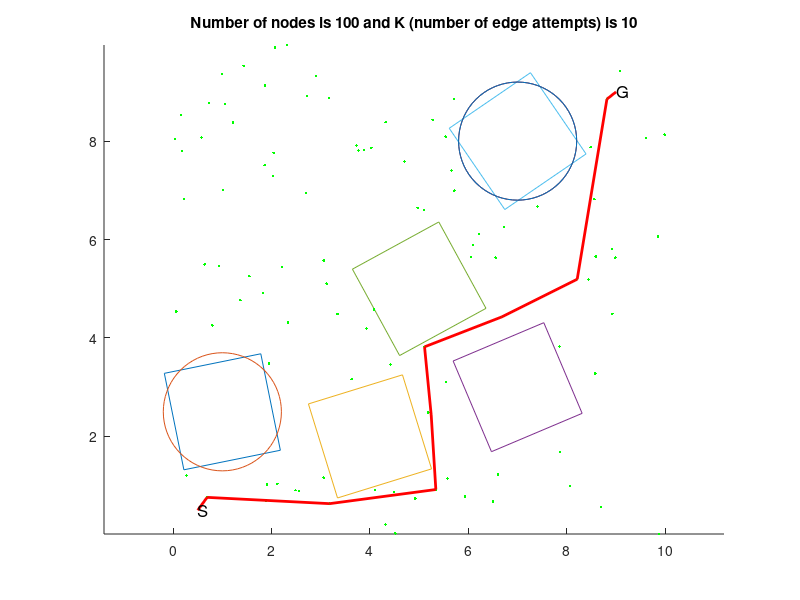

Reproduce this figure in MATLAB.
% Automatically generated by solvePlanningProblem using
% #nodes=100
% #edges per node10
% step size for collision check 0.1
% xMin=0
% xMax=10
% yMin=0
% yMax=10
% worldModel="MyWorld"
% problem spec file "problem3.txt"

clf
hold on
X=2*[-.5 .5 .5 -.5 -.5];Y=2*[.5 .5 -.5 -.5 .5];P = [X;Y];ct = cos(0.2);st = sin(0.2);R = [ct -st;st ct];P = R * P;plot(P(1,:)+1,P(2,:)+2.5);
plot(1 + 1.2*cos((0:5:360)/180*pi),2.5 + 1.2*sin((0:5:360)/180*pi))
X=2*[-.5 .5 .5 -.5 -.5];Y=2*[.5 .5 -.5 -.5 .5];P = [X;Y];ct = cos(0.3);st = sin(0.3);R = [ct -st;st ct];P = R * P;plot(P(1,:)+4,P(2,:)+2);
X=2*[-.5 .5 .5 -.5 -.5];Y=2*[.5 .5 -.5 -.5 .5];P = [X;Y];ct = cos(0.4);st = sin(0.4);R = [ct -st;st ct];P = R * P;plot(P(1,:)+7,P(2,:)+3);
X=2*[-.5 .5 .5 -.5 -.5];Y=2*[.5 .5 -.5 -.5 .5];P = [X;Y];ct = cos(0.5);st = sin(0.5);R = [ct -st;st ct];P = R * P;plot(P(1,:)+5,P(2,:)+5);
X=2*[-.5 .5 .5 -.5 -.5];Y=2*[.5 .5 -.5 -.5 .5];P = [X;Y];ct = cos(0.6);st = sin(0.6);R = [ct -st;st ct];P = R * P;plot(P(1,:)+7,P(2,:)+8);
plot(7 + 1.2*cos((0:5:360)/180*pi),8 + 1.2*sin((0:5:360)/180*pi))
plot(7 + 1.2*cos((0:5:360)/180*pi),8 + 1.2*sin((0:5:360)/180*pi))
plot(6.60161,1.22469,'.g')
plot(8.92486,4.49156,'.g')
plot(0.726397,8.77503,'.g')
plot(8.58686,5.65654,'.g')
plot(8.48112,7.8764,'.g')
plot(3.72648,7.91166,'.g')
plot(2.9037,9.3176,'.g')
plot(1.43232,9.52832,'.g')
plot(0.274851,1.20659,'.g')
plot(5.27171,8.43253,'.g')
plot(1.21897,8.37739,'.g')
plot(3.88575,7.82058,'.g')
plot(9.60208,8.06379,'.g')
plot(0.158602,8.52694,'.g')
plot(2.55535,0.884999,'.g')
plot(6.09423,5.88882,'.g')
plot(4.07947,4.57535,'.g')
plot(3.76522,7.80595,'.g')
plot(2.48701,0.905761,'.g')
plot(0.223365,6.81784,'.g')
plot(4.91903,0.740542,'.g')
plot(8.21042,5.19388,'.g')
plot(1.94713,3.48212,'.g')
plot(3.62641,3.1661,'.g')
plot(1.85951,7.51216,'.g')
plot(5.57595,1.14528,'.g')
plot(9.98853,8.1313,'.g')
plot(2.03028,7.2905,'.g')
plot(3.17932,0.633704,'.g')
plot(2.69986,6.94454,'.g')
plot(8.43965,5.18687,'.g')
plot(7.8503,3.82517,'.g')
plot(0.577584,8.07366,'.g')
plot(0.643011,5.49661,'.g')
plot(8.81421,8.85343,'.g')
plot(0.690497,0.761341,'.g')
plot(2.33555,4.3169,'.g')
plot(3.92745,4.19506,'.g')
plot(1.82906,4.91413,'.g')
plot(5.65665,7.40501,'.g')
plot(6.05941,5.64518,'.g')
plot(5.5363,8.08969,'.g')
plot(6.2142,6.11499,'.g')
plot(2.72424,8.91406,'.g')
plot(3.05953,1.16389,'.g')
plot(4.10093,0.90983,'.g')
plot(8.98349,5.63208,'.g')
plot(0.175131,7.7977,'.g')
plot(4.4855,0.865627,'.g')
plot(8.55904,6.82105,'.g')
plot(5.18253,2.48649,'.g')
plot(1.01611,7.01159,'.g')
plot(7.40061,6.67276,'.g')
plot(4.4166,3.46002,'.g')
plot(2.31794,9.95291,'.g')
plot(1.54971,5.25361,'.g')
plot(2.04344,7.76391,'.g')
plot(1.3686,4.76768,'.g')
plot(6.67797,4.42814,'.g')
plot(5.93158,0.778904,'.g')
plot(5.33796,0.920642,'.g')
plot(6.55272,5.63255,'.g')
plot(2.11916,1.03822,'.g')
plot(6.49818,0.678201,'.g')
plot(7.85927,1.68071,'.g')
plot(3.16469,8.87538,'.g')
plot(8.6923,0.565302,'.g')
plot(5.54815,3.10891,'.g')
plot(4.02532,7.86609,'.g')
plot(3.06181,5.57503,'.g')
plot(3.1197,5.10526,'.g')
plot(3.33894,4.4883,'.g')
plot(9.87294,0.0169151,'.g')
plot(8.91644,5.80452,'.g')
plot(0.795819,4.2544,'.g')
plot(6.72516,6.25324,'.g')
plot(8.57586,3.27788,'.g')
plot(1.88579,0.695021,'.g')
plot(4.3161,8.38396,'.g')
plot(0.0646739,4.53791,'.g')
plot(1.05075,8.75698,'.g')
plot(5.10321,6.5989,'.g')
plot(1.86588,9.12854,'.g')
plot(4.70357,7.58468,'.g')
plot(0.0329529,8.04251,'.g')
plot(2.07298,9.90589,'.g')
plot(8.05943,0.989421,'.g')
plot(5.71041,8.85524,'.g')
plot(5.24382,2.43557,'.g')
plot(5.10848,3.81968,'.g')
plot(5.71344,6.99427,'.g')
plot(4.51471,0.0295415,'.g')
plot(2.20491,5.44291,'.g')
plot(9.85456,6.06577,'.g')
plot(0.993465,9.36116,'.g')
plot(1.90422,1.02642,'.g')
plot(0.932312,5.46309,'.g')
plot(4.96663,6.64272,'.g')
plot(4.31834,0.210448,'.g')
plot(9.07829,9.42682,'.g')
if 0
  plot([0.726397,8.92486] ,[8.77503, 4.49156], 'k')
  plot([8.58686,8.92486] ,[5.65654, 4.49156], 'k')
  plot([8.58686,0.726397] ,[5.65654, 8.77503], 'k')
  plot([8.48112,8.58686] ,[7.8764, 5.65654], 'k')
  plot([8.48112,8.92486] ,[7.8764, 4.49156], 'k')
  plot([3.72648,0.726397] ,[7.91166, 8.77503], 'k')
  plot([3.72648,8.58686] ,[7.91166, 5.65654], 'k')
  plot([3.72648,8.92486] ,[7.91166, 4.49156], 'k')
  plot([2.9037,3.72648] ,[9.3176, 7.91166], 'k')
  plot([2.9037,0.726397] ,[9.3176, 8.77503], 'k')
  plot([2.9037,8.92486] ,[9.3176, 4.49156], 'k')
  plot([1.43232,0.726397] ,[9.52832, 8.77503], 'k')
  plot([1.43232,2.9037] ,[9.52832, 9.3176], 'k')
  plot([1.43232,3.72648] ,[9.52832, 7.91166], 'k')
  plot([1.43232,8.92486] ,[9.52832, 4.49156], 'k')
  plot([5.27171,3.72648] ,[8.43253, 7.91166], 'k')
  plot([5.27171,2.9037] ,[8.43253, 9.3176], 'k')
  plot([5.27171,1.43232] ,[8.43253, 9.52832], 'k')
  plot([5.27171,0.726397] ,[8.43253, 8.77503], 'k')
  plot([1.21897,0.726397] ,[8.37739, 8.77503], 'k')
  plot([1.21897,1.43232] ,[8.37739, 9.52832], 'k')
  plot([1.21897,2.9037] ,[8.37739, 9.3176], 'k')
  plot([1.21897,3.72648] ,[8.37739, 7.91166], 'k')
  plot([1.21897,5.27171] ,[8.37739, 8.43253], 'k')
  plot([1.21897,8.58686] ,[8.37739, 5.65654], 'k')
  plot([3.88575,3.72648] ,[7.82058, 7.91166], 'k')
  plot([3.88575,5.27171] ,[7.82058, 8.43253], 'k')
  plot([3.88575,2.9037] ,[7.82058, 9.3176], 'k')
  plot([3.88575,1.21897] ,[7.82058, 8.37739], 'k')
  plot([3.88575,1.43232] ,[7.82058, 9.52832], 'k')
  plot([3.88575,0.726397] ,[7.82058, 8.77503], 'k')
  plot([3.88575,8.58686] ,[7.82058, 5.65654], 'k')
  plot([3.88575,8.92486] ,[7.82058, 4.49156], 'k')
  plot([9.60208,8.48112] ,[8.06379, 7.8764], 'k')
  plot([9.60208,8.58686] ,[8.06379, 5.65654], 'k')
  plot([9.60208,8.92486] ,[8.06379, 4.49156], 'k')
  plot([0.158602,0.726397] ,[8.52694, 8.77503], 'k')
  plot([0.158602,1.21897] ,[8.52694, 8.37739], 'k')
  plot([0.158602,1.43232] ,[8.52694, 9.52832], 'k')
  plot([0.158602,2.9037] ,[8.52694, 9.3176], 'k')
  plot([0.158602,3.72648] ,[8.52694, 7.91166], 'k')
  plot([0.158602,3.88575] ,[8.52694, 7.82058], 'k')
  plot([0.158602,5.27171] ,[8.52694, 8.43253], 'k')
  plot([0.158602,8.58686] ,[8.52694, 5.65654], 'k')
  plot([2.55535,0.274851] ,[0.884999, 1.20659], 'k')
  plot([2.55535,1.21897] ,[0.884999, 8.37739], 'k')
  plot([6.09423,8.58686] ,[5.88882, 5.65654], 'k')
  plot([6.09423,5.27171] ,[5.88882, 8.43253], 'k')
  plot([6.09423,3.88575] ,[5.88882, 7.82058], 'k')
  plot([6.09423,3.72648] ,[5.88882, 7.91166], 'k')
  plot([6.09423,8.92486] ,[5.88882, 4.49156], 'k')
  plot([6.09423,9.60208] ,[5.88882, 8.06379], 'k')
  plot([6.09423,2.9037] ,[5.88882, 9.3176], 'k')
  plot([4.07947,1.21897] ,[4.57535, 8.37739], 'k')
  plot([3.76522,3.72648] ,[7.80595, 7.91166], 'k')
  plot([3.76522,3.88575] ,[7.80595, 7.82058], 'k')
  plot([3.76522,5.27171] ,[7.80595, 8.43253], 'k')
  plot([3.76522,2.9037] ,[7.80595, 9.3176], 'k')
  plot([3.76522,1.21897] ,[7.80595, 8.37739], 'k')
  plot([3.76522,1.43232] ,[7.80595, 9.52832], 'k')
  plot([3.76522,6.09423] ,[7.80595, 5.88882], 'k')
  plot([3.76522,0.726397] ,[7.80595, 8.77503], 'k')
  plot([3.76522,0.158602] ,[7.80595, 8.52694], 'k')
  plot([2.48701,2.55535] ,[0.905761, 0.884999], 'k')
  plot([2.48701,0.274851] ,[0.905761, 1.20659], 'k')
  plot([0.223365,0.158602] ,[6.81784, 8.52694], 'k')
  plot([0.223365,1.21897] ,[6.81784, 8.37739], 'k')
  plot([0.223365,0.726397] ,[6.81784, 8.77503], 'k')
  plot([0.223365,1.43232] ,[6.81784, 9.52832], 'k')
  plot([0.223365,2.9037] ,[6.81784, 9.3176], 'k')
  plot([0.223365,3.72648] ,[6.81784, 7.91166], 'k')
  plot([0.223365,3.76522] ,[6.81784, 7.80595], 'k')
  plot([0.223365,3.88575] ,[6.81784, 7.82058], 'k')
  plot([0.223365,5.27171] ,[6.81784, 8.43253], 'k')
  plot([4.91903,6.60161] ,[0.740542, 1.22469], 'k')
  plot([8.21042,8.58686] ,[5.19388, 5.65654], 'k')
  plot([8.21042,8.92486] ,[5.19388, 4.49156], 'k')
  plot([8.21042,6.09423] ,[5.19388, 5.88882], 'k')
  plot([8.21042,8.48112] ,[5.19388, 7.8764], 'k')
  plot([8.21042,9.60208] ,[5.19388, 8.06379], 'k')
  plot([8.21042,3.88575] ,[5.19388, 7.82058], 'k')
  plot([8.21042,3.76522] ,[5.19388, 7.80595], 'k')
  plot([1.94713,0.223365] ,[3.48212, 6.81784], 'k')
  plot([1.94713,3.76522] ,[3.48212, 7.80595], 'k')
  plot([1.94713,3.88575] ,[3.48212, 7.82058], 'k')
  plot([1.94713,3.72648] ,[3.48212, 7.91166], 'k')
  plot([3.62641,1.94713] ,[3.1661, 3.48212], 'k')
  plot([1.85951,1.21897] ,[7.51216, 8.37739], 'k')
  plot([1.85951,0.726397] ,[7.51216, 8.77503], 'k')
  plot([1.85951,0.223365] ,[7.51216, 6.81784], 'k')
  plot([1.85951,3.72648] ,[7.51216, 7.91166], 'k')
  plot([1.85951,3.76522] ,[7.51216, 7.80595], 'k')
  plot([1.85951,0.158602] ,[7.51216, 8.52694], 'k')
  plot([1.85951,3.88575] ,[7.51216, 7.82058], 'k')
  plot([1.85951,1.43232] ,[7.51216, 9.52832], 'k')
  plot([1.85951,2.9037] ,[7.51216, 9.3176], 'k')
  plot([1.85951,5.27171] ,[7.51216, 8.43253], 'k')
  plot([5.57595,4.91903] ,[1.14528, 0.740542], 'k')
  plot([5.57595,6.60161] ,[1.14528, 1.22469], 'k')
  plot([5.57595,4.07947] ,[1.14528, 4.57535], 'k')
  plot([9.98853,9.60208] ,[8.1313, 8.06379], 'k')
  plot([9.98853,8.48112] ,[8.1313, 7.8764], 'k')
  plot([9.98853,8.58686] ,[8.1313, 5.65654], 'k')
  plot([9.98853,8.21042] ,[8.1313, 5.19388], 'k')
  plot([9.98853,8.92486] ,[8.1313, 4.49156], 'k')
  plot([9.98853,6.09423] ,[8.1313, 5.88882], 'k')
  plot([2.03028,1.85951] ,[7.2905, 7.51216], 'k')
  plot([2.03028,1.21897] ,[7.2905, 8.37739], 'k')
  plot([2.03028,3.72648] ,[7.2905, 7.91166], 'k')
  plot([2.03028,3.76522] ,[7.2905, 7.80595], 'k')
  plot([2.03028,0.223365] ,[7.2905, 6.81784], 'k')
  plot([2.03028,3.88575] ,[7.2905, 7.82058], 'k')
  plot([2.03028,0.726397] ,[7.2905, 8.77503], 'k')
  plot([2.03028,2.9037] ,[7.2905, 9.3176], 'k')
  plot([2.03028,0.158602] ,[7.2905, 8.52694], 'k')
  plot([2.03028,1.43232] ,[7.2905, 9.52832], 'k')
  plot([3.17932,2.55535] ,[0.633704, 0.884999], 'k')
  plot([3.17932,2.48701] ,[0.633704, 0.905761], 'k')
  plot([3.17932,4.91903] ,[0.633704, 0.740542], 'k')
  plot([3.17932,5.57595] ,[0.633704, 1.14528], 'k')
  plot([3.17932,0.274851] ,[0.633704, 1.20659], 'k')
  plot([3.17932,1.94713] ,[0.633704, 3.48212], 'k')
  plot([3.17932,6.60161] ,[0.633704, 1.22469], 'k')
  plot([2.69986,2.03028] ,[6.94454, 7.2905], 'k')
  plot([2.69986,1.85951] ,[6.94454, 7.51216], 'k')
  plot([2.69986,3.76522] ,[6.94454, 7.80595], 'k')
  plot([2.69986,3.72648] ,[6.94454, 7.91166], 'k')
  plot([2.69986,3.88575] ,[6.94454, 7.82058], 'k')
  plot([2.69986,1.21897] ,[6.94454, 8.37739], 'k')
  plot([2.69986,2.9037] ,[6.94454, 9.3176], 'k')
  plot([2.69986,0.223365] ,[6.94454, 6.81784], 'k')
  plot([2.69986,0.726397] ,[6.94454, 8.77503], 'k')
  plot([2.69986,4.07947] ,[6.94454, 4.57535], 'k')
  plot([8.43965,8.21042] ,[5.18687, 5.19388], 'k')
  plot([8.43965,8.58686] ,[5.18687, 5.65654], 'k')
  plot([8.43965,8.92486] ,[5.18687, 4.49156], 'k')
  plot([8.43965,6.09423] ,[5.18687, 5.88882], 'k')
  plot([8.43965,8.48112] ,[5.18687, 7.8764], 'k')
  plot([8.43965,9.60208] ,[5.18687, 8.06379], 'k')
  plot([8.43965,9.98853] ,[5.18687, 8.1313], 'k')
  plot([7.8503,8.92486] ,[3.82517, 4.49156], 'k')
  plot([7.8503,8.21042] ,[3.82517, 5.19388], 'k')
  plot([7.8503,8.43965] ,[3.82517, 5.18687], 'k')
  plot([7.8503,8.58686] ,[3.82517, 5.65654], 'k')
  plot([7.8503,8.48112] ,[3.82517, 7.8764], 'k')
  plot([0.577584,0.158602] ,[8.07366, 8.52694], 'k')
  plot([0.577584,1.21897] ,[8.07366, 8.37739], 'k')
  plot([0.577584,0.726397] ,[8.07366, 8.77503], 'k')
  plot([0.577584,0.223365] ,[8.07366, 6.81784], 'k')
  plot([0.577584,1.85951] ,[8.07366, 7.51216], 'k')
  plot([0.577584,2.03028] ,[8.07366, 7.2905], 'k')
  plot([0.577584,1.43232] ,[8.07366, 9.52832], 'k')
  plot([0.577584,2.69986] ,[8.07366, 6.94454], 'k')
  plot([0.577584,2.9037] ,[8.07366, 9.3176], 'k')
  plot([0.577584,3.72648] ,[8.07366, 7.91166], 'k')
  plot([0.643011,0.223365] ,[5.49661, 6.81784], 'k')
  plot([0.643011,2.03028] ,[5.49661, 7.2905], 'k')
  plot([0.643011,1.85951] ,[5.49661, 7.51216], 'k')
  plot([0.643011,1.94713] ,[5.49661, 3.48212], 'k')
  plot([0.643011,2.69986] ,[5.49661, 6.94454], 'k')
  plot([0.643011,0.577584] ,[5.49661, 8.07366], 'k')
  plot([0.643011,1.21897] ,[5.49661, 8.37739], 'k')
  plot([0.643011,0.158602] ,[5.49661, 8.52694], 'k')
  plot([0.643011,0.726397] ,[5.49661, 8.77503], 'k')
  plot([8.81421,8.48112] ,[8.85343, 7.8764], 'k')
  plot([8.81421,9.60208] ,[8.85343, 8.06379], 'k')
  plot([8.81421,9.98853] ,[8.85343, 8.1313], 'k')
  plot([8.81421,8.58686] ,[8.85343, 5.65654], 'k')
  plot([8.81421,8.43965] ,[8.85343, 5.18687], 'k')
  plot([8.81421,8.21042] ,[8.85343, 5.19388], 'k')
  plot([8.81421,8.92486] ,[8.85343, 4.49156], 'k')
  plot([0.690497,0.274851] ,[0.761341, 1.20659], 'k')
  plot([0.690497,2.48701] ,[0.761341, 0.905761], 'k')
  plot([0.690497,2.55535] ,[0.761341, 0.884999], 'k')
  plot([0.690497,3.17932] ,[0.761341, 0.633704], 'k')
  plot([0.690497,4.91903] ,[0.761341, 0.740542], 'k')
  plot([2.33555,1.94713] ,[4.3169, 3.48212], 'k')
  plot([2.33555,3.62641] ,[4.3169, 3.1661], 'k')
  plot([2.33555,0.643011] ,[4.3169, 5.49661], 'k')
  plot([2.33555,2.69986] ,[4.3169, 6.94454], 'k')
  plot([2.33555,2.03028] ,[4.3169, 7.2905], 'k')
  plot([2.33555,1.85951] ,[4.3169, 7.51216], 'k')
  plot([2.33555,0.223365] ,[4.3169, 6.81784], 'k')
  plot([2.33555,2.48701] ,[4.3169, 0.905761], 'k')
  plot([2.33555,2.55535] ,[4.3169, 0.884999], 'k')
  plot([3.92745,3.62641] ,[4.19506, 3.1661], 'k')
  plot([3.92745,2.33555] ,[4.19506, 4.3169], 'k')
  plot([3.92745,1.94713] ,[4.19506, 3.48212], 'k')
  plot([3.92745,2.69986] ,[4.19506, 6.94454], 'k')
  plot([3.92745,0.643011] ,[4.19506, 5.49661], 'k')
  plot([1.82906,2.33555] ,[4.91413, 4.3169], 'k')
  plot([1.82906,0.643011] ,[4.91413, 5.49661], 'k')
  plot([1.82906,1.94713] ,[4.91413, 3.48212], 'k')
  plot([1.82906,2.69986] ,[4.91413, 6.94454], 'k')
  plot([1.82906,3.92745] ,[4.91413, 4.19506], 'k')
  plot([1.82906,2.03028] ,[4.91413, 7.2905], 'k')
  plot([1.82906,0.223365] ,[4.91413, 6.81784], 'k')
  plot([1.82906,3.62641] ,[4.91413, 3.1661], 'k')
  plot([1.82906,1.85951] ,[4.91413, 7.51216], 'k')
  plot([5.65665,5.27171] ,[7.40501, 8.43253], 'k')
  plot([5.65665,6.09423] ,[7.40501, 5.88882], 'k')
  plot([5.65665,3.88575] ,[7.40501, 7.82058], 'k')
  plot([5.65665,3.76522] ,[7.40501, 7.80595], 'k')
  plot([5.65665,3.72648] ,[7.40501, 7.91166], 'k')
  plot([5.65665,2.69986] ,[7.40501, 6.94454], 'k')
  plot([5.65665,2.9037] ,[7.40501, 9.3176], 'k')
  plot([5.65665,8.21042] ,[7.40501, 5.19388], 'k')
  plot([6.05941,6.09423] ,[5.64518, 5.88882], 'k')
  plot([6.05941,5.65665] ,[5.64518, 7.40501], 'k')
  plot([6.05941,8.21042] ,[5.64518, 5.19388], 'k')
  plot([6.05941,8.43965] ,[5.64518, 5.18687], 'k')
  plot([6.05941,8.58686] ,[5.64518, 5.65654], 'k')
  plot([6.05941,5.27171] ,[5.64518, 8.43253], 'k')
  plot([5.5363,5.27171] ,[8.08969, 8.43253], 'k')
  plot([5.5363,5.65665] ,[8.08969, 7.40501], 'k')
  plot([5.5363,3.88575] ,[8.08969, 7.82058], 'k')
  plot([5.5363,3.76522] ,[8.08969, 7.80595], 'k')
  plot([5.5363,3.72648] ,[8.08969, 7.91166], 'k')
  plot([5.5363,6.09423] ,[8.08969, 5.88882], 'k')
  plot([5.5363,6.05941] ,[8.08969, 5.64518], 'k')
  plot([5.5363,2.9037] ,[8.08969, 9.3176], 'k')
  plot([5.5363,2.69986] ,[8.08969, 6.94454], 'k')
  plot([6.2142,6.09423] ,[6.11499, 5.88882], 'k')
  plot([6.2142,6.05941] ,[6.11499, 5.64518], 'k')
  plot([6.2142,5.65665] ,[6.11499, 7.40501], 'k')
  plot([6.2142,5.5363] ,[6.11499, 8.08969], 'k')
  plot([6.2142,8.21042] ,[6.11499, 5.19388], 'k')
  plot([6.2142,8.43965] ,[6.11499, 5.18687], 'k')
  plot([6.2142,8.58686] ,[6.11499, 5.65654], 'k')
  plot([6.2142,5.27171] ,[6.11499, 8.43253], 'k')
  plot([2.72424,2.9037] ,[8.91406, 9.3176], 'k')
  plot([2.72424,3.72648] ,[8.91406, 7.91166], 'k')
  plot([2.72424,1.43232] ,[8.91406, 9.52832], 'k')
  plot([2.72424,3.76522] ,[8.91406, 7.80595], 'k')
  plot([2.72424,3.88575] ,[8.91406, 7.82058], 'k')
  plot([2.72424,1.21897] ,[8.91406, 8.37739], 'k')
  plot([2.72424,1.85951] ,[8.91406, 7.51216], 'k')
  plot([2.72424,2.03028] ,[8.91406, 7.2905], 'k')
  plot([2.72424,2.69986] ,[8.91406, 6.94454], 'k')
  plot([2.72424,0.726397] ,[8.91406, 8.77503], 'k')
  plot([3.05953,3.17932] ,[1.16389, 0.633704], 'k')
  plot([3.05953,2.55535] ,[1.16389, 0.884999], 'k')
  plot([3.05953,2.48701] ,[1.16389, 0.905761], 'k')
  plot([3.05953,0.690497] ,[1.16389, 0.761341], 'k')
  plot([3.05953,1.94713] ,[1.16389, 3.48212], 'k')
  plot([3.05953,0.274851] ,[1.16389, 1.20659], 'k')
  plot([4.10093,4.91903] ,[0.90983, 0.740542], 'k')
  plot([4.10093,3.17932] ,[0.90983, 0.633704], 'k')
  plot([4.10093,5.57595] ,[0.90983, 1.14528], 'k')
  plot([4.10093,6.60161] ,[0.90983, 1.22469], 'k')
  plot([8.98349,8.58686] ,[5.63208, 5.65654], 'k')
  plot([8.98349,8.43965] ,[5.63208, 5.18687], 'k')
  plot([8.98349,8.21042] ,[5.63208, 5.19388], 'k')
  plot([8.98349,8.92486] ,[5.63208, 4.49156], 'k')
  plot([8.98349,7.8503] ,[5.63208, 3.82517], 'k')
  plot([8.98349,8.48112] ,[5.63208, 7.8764], 'k')
  plot([8.98349,9.60208] ,[5.63208, 8.06379], 'k')
  plot([8.98349,9.98853] ,[5.63208, 8.1313], 'k')
  plot([8.98349,6.2142] ,[5.63208, 6.11499], 'k')
  plot([8.98349,6.09423] ,[5.63208, 5.88882], 'k')
  plot([0.175131,0.577584] ,[7.7977, 8.07366], 'k')
  plot([0.175131,0.158602] ,[7.7977, 8.52694], 'k')
  plot([0.175131,0.223365] ,[7.7977, 6.81784], 'k')
  plot([0.175131,0.726397] ,[7.7977, 8.77503], 'k')
  plot([0.175131,1.21897] ,[7.7977, 8.37739], 'k')
  plot([0.175131,1.85951] ,[7.7977, 7.51216], 'k')
  plot([0.175131,2.03028] ,[7.7977, 7.2905], 'k')
  plot([0.175131,1.43232] ,[7.7977, 9.52832], 'k')
  plot([0.175131,0.643011] ,[7.7977, 5.49661], 'k')
  plot([0.175131,2.69986] ,[7.7977, 6.94454], 'k')
  plot([4.4855,4.10093] ,[0.865627, 0.90983], 'k')
  plot([4.4855,4.91903] ,[0.865627, 0.740542], 'k')
  plot([4.4855,5.57595] ,[0.865627, 1.14528], 'k')
  plot([4.4855,3.17932] ,[0.865627, 0.633704], 'k')
  plot([4.4855,6.60161] ,[0.865627, 1.22469], 'k')
  plot([8.55904,8.48112] ,[6.82105, 7.8764], 'k')
  plot([8.55904,8.58686] ,[6.82105, 5.65654], 'k')
  plot([8.55904,8.98349] ,[6.82105, 5.63208], 'k')
  plot([8.55904,9.60208] ,[6.82105, 8.06379], 'k')
  plot([8.55904,8.43965] ,[6.82105, 5.18687], 'k')
  plot([8.55904,8.21042] ,[6.82105, 5.19388], 'k')
  plot([8.55904,9.98853] ,[6.82105, 8.1313], 'k')
  plot([8.55904,8.81421] ,[6.82105, 8.85343], 'k')
  plot([8.55904,8.92486] ,[6.82105, 4.49156], 'k')
  plot([8.55904,6.2142] ,[6.82105, 6.11499], 'k')
  plot([5.18253,5.57595] ,[2.48649, 1.14528], 'k')
  plot([5.18253,6.60161] ,[2.48649, 1.22469], 'k')
  plot([5.18253,4.07947] ,[2.48649, 4.57535], 'k')
  plot([1.01611,0.223365] ,[7.01159, 6.81784], 'k')
  plot([1.01611,1.85951] ,[7.01159, 7.51216], 'k')
  plot([1.01611,2.03028] ,[7.01159, 7.2905], 'k')
  plot([1.01611,0.577584] ,[7.01159, 8.07366], 'k')
  plot([1.01611,0.175131] ,[7.01159, 7.7977], 'k')
  plot([1.01611,1.21897] ,[7.01159, 8.37739], 'k')
  plot([1.01611,0.643011] ,[7.01159, 5.49661], 'k')
  plot([1.01611,2.69986] ,[7.01159, 6.94454], 'k')
  plot([1.01611,0.158602] ,[7.01159, 8.52694], 'k')
  plot([1.01611,0.726397] ,[7.01159, 8.77503], 'k')
  plot([7.40061,8.55904] ,[6.67276, 6.82105], 'k')
  plot([7.40061,6.2142] ,[6.67276, 6.11499], 'k')
  plot([7.40061,6.09423] ,[6.67276, 5.88882], 'k')
  plot([7.40061,8.58686] ,[6.67276, 5.65654], 'k')
  plot([7.40061,8.21042] ,[6.67276, 5.19388], 'k')
  plot([7.40061,6.05941] ,[6.67276, 5.64518], 'k')
  plot([7.40061,8.43965] ,[6.67276, 5.18687], 'k')
  plot([7.40061,8.98349] ,[6.67276, 5.63208], 'k')
  plot([4.4166,3.62641] ,[3.46002, 3.1661], 'k')
  plot([4.4166,3.92745] ,[3.46002, 4.19506], 'k')
  plot([4.4166,2.33555] ,[3.46002, 4.3169], 'k')
  plot([4.4166,1.94713] ,[3.46002, 3.48212], 'k')
  plot([2.31794,2.9037] ,[9.95291, 9.3176], 'k')
  plot([2.31794,1.43232] ,[9.95291, 9.52832], 'k')
  plot([2.31794,2.72424] ,[9.95291, 8.91406], 'k')
  plot([2.31794,1.21897] ,[9.95291, 8.37739], 'k')
  plot([2.31794,0.726397] ,[9.95291, 8.77503], 'k')
  plot([2.31794,3.72648] ,[9.95291, 7.91166], 'k')
  plot([2.31794,1.85951] ,[9.95291, 7.51216], 'k')
  plot([2.31794,0.577584] ,[9.95291, 8.07366], 'k')
  plot([2.31794,0.158602] ,[9.95291, 8.52694], 'k')
  plot([2.31794,3.76522] ,[9.95291, 7.80595], 'k')
  plot([1.54971,1.82906] ,[5.25361, 4.91413], 'k')
  plot([1.54971,0.643011] ,[5.25361, 5.49661], 'k')
  plot([1.54971,2.33555] ,[5.25361, 4.3169], 'k')
  plot([1.54971,1.94713] ,[5.25361, 3.48212], 'k')
  plot([1.54971,1.01611] ,[5.25361, 7.01159], 'k')
  plot([1.54971,2.69986] ,[5.25361, 6.94454], 'k')
  plot([1.54971,0.223365] ,[5.25361, 6.81784], 'k')
  plot([1.54971,2.03028] ,[5.25361, 7.2905], 'k')
  plot([1.54971,1.85951] ,[5.25361, 7.51216], 'k')
  plot([1.54971,3.92745] ,[5.25361, 4.19506], 'k')
  plot([2.04344,1.85951] ,[7.76391, 7.51216], 'k')
  plot([2.04344,2.03028] ,[7.76391, 7.2905], 'k')
  plot([2.04344,1.21897] ,[7.76391, 8.37739], 'k')
  plot([2.04344,2.69986] ,[7.76391, 6.94454], 'k')
  plot([2.04344,1.01611] ,[7.76391, 7.01159], 'k')
  plot([2.04344,2.72424] ,[7.76391, 8.91406], 'k')
  plot([2.04344,0.577584] ,[7.76391, 8.07366], 'k')
  plot([2.04344,0.726397] ,[7.76391, 8.77503], 'k')
  plot([2.04344,3.72648] ,[7.76391, 7.91166], 'k')
  plot([2.04344,3.76522] ,[7.76391, 7.80595], 'k')
  plot([1.3686,1.82906] ,[4.76768, 4.91413], 'k')
  plot([1.3686,1.54971] ,[4.76768, 5.25361], 'k')
  plot([1.3686,0.643011] ,[4.76768, 5.49661], 'k')
  plot([1.3686,2.33555] ,[4.76768, 4.3169], 'k')
  plot([1.3686,1.94713] ,[4.76768, 3.48212], 'k')
  plot([1.3686,1.01611] ,[4.76768, 7.01159], 'k')
  plot([1.3686,0.223365] ,[4.76768, 6.81784], 'k')
  plot([1.3686,2.69986] ,[4.76768, 6.94454], 'k')
  plot([1.3686,2.03028] ,[4.76768, 7.2905], 'k')
  plot([1.3686,3.92745] ,[4.76768, 4.19506], 'k')
  plot([6.67797,6.05941] ,[4.42814, 5.64518], 'k')
  plot([6.67797,6.09423] ,[4.42814, 5.88882], 'k')
  plot([6.67797,8.21042] ,[4.42814, 5.19388], 'k')
  plot([6.67797,6.2142] ,[4.42814, 6.11499], 'k')
  plot([6.67797,8.43965] ,[4.42814, 5.18687], 'k')
  plot([6.67797,8.92486] ,[4.42814, 4.49156], 'k')
  plot([6.67797,8.58686] ,[4.42814, 5.65654], 'k')
  plot([6.67797,7.40061] ,[4.42814, 6.67276], 'k')
  plot([5.93158,5.57595] ,[0.778904, 1.14528], 'k')
  plot([5.93158,6.60161] ,[0.778904, 1.22469], 'k')
  plot([5.93158,4.91903] ,[0.778904, 0.740542], 'k')
  plot([5.93158,4.4855] ,[0.778904, 0.865627], 'k')
  plot([5.93158,4.10093] ,[0.778904, 0.90983], 'k')
  plot([5.93158,5.18253] ,[0.778904, 2.48649], 'k')
  plot([5.93158,3.17932] ,[0.778904, 0.633704], 'k')
  plot([5.33796,5.57595] ,[0.920642, 1.14528], 'k')
  plot([5.33796,4.91903] ,[0.920642, 0.740542], 'k')
  plot([5.33796,5.93158] ,[0.920642, 0.778904], 'k')
  plot([5.33796,4.4855] ,[0.920642, 0.865627], 'k')
  plot([5.33796,4.10093] ,[0.920642, 0.90983], 'k')
  plot([5.33796,6.60161] ,[0.920642, 1.22469], 'k')
  plot([5.33796,5.18253] ,[0.920642, 2.48649], 'k')
  plot([5.33796,3.17932] ,[0.920642, 0.633704], 'k')
  plot([6.55272,6.05941] ,[5.63255, 5.64518], 'k')
  plot([6.55272,6.09423] ,[5.63255, 5.88882], 'k')
  plot([6.55272,6.2142] ,[5.63255, 6.11499], 'k')
  plot([6.55272,6.67797] ,[5.63255, 4.42814], 'k')
  plot([6.55272,7.40061] ,[5.63255, 6.67276], 'k')
  plot([6.55272,8.21042] ,[5.63255, 5.19388], 'k')
  plot([6.55272,8.43965] ,[5.63255, 5.18687], 'k')
  plot([6.55272,5.65665] ,[5.63255, 7.40501], 'k')
  plot([6.55272,8.58686] ,[5.63255, 5.65654], 'k')
  plot([2.11916,2.48701] ,[1.03822, 0.905761], 'k')
  plot([2.11916,2.55535] ,[1.03822, 0.884999], 'k')
  plot([2.11916,3.05953] ,[1.03822, 1.16389], 'k')
  plot([2.11916,3.17932] ,[1.03822, 0.633704], 'k')
  plot([2.11916,0.690497] ,[1.03822, 0.761341], 'k')
  plot([2.11916,0.274851] ,[1.03822, 1.20659], 'k')
  plot([6.49818,6.60161] ,[0.678201, 1.22469], 'k')
  plot([6.49818,5.93158] ,[0.678201, 0.778904], 'k')
  plot([6.49818,5.57595] ,[0.678201, 1.14528], 'k')
  plot([6.49818,5.33796] ,[0.678201, 0.920642], 'k')
  plot([6.49818,4.91903] ,[0.678201, 0.740542], 'k')
  plot([6.49818,4.4855] ,[0.678201, 0.865627], 'k')
  plot([6.49818,5.18253] ,[0.678201, 2.48649], 'k')
  plot([6.49818,4.10093] ,[0.678201, 0.90983], 'k')
  plot([6.49818,3.17932] ,[0.678201, 0.633704], 'k')
  plot([7.85927,6.60161] ,[1.68071, 1.22469], 'k')
  plot([7.85927,6.49818] ,[1.68071, 0.678201], 'k')
  plot([7.85927,5.93158] ,[1.68071, 0.778904], 'k')
  plot([7.85927,5.57595] ,[1.68071, 1.14528], 'k')
  plot([7.85927,5.33796] ,[1.68071, 0.920642], 'k')
  plot([7.85927,4.91903] ,[1.68071, 0.740542], 'k')
  plot([3.16469,2.72424] ,[8.87538, 8.91406], 'k')
  plot([3.16469,2.9037] ,[8.87538, 9.3176], 'k')
  plot([3.16469,3.72648] ,[8.87538, 7.91166], 'k')
  plot([3.16469,3.76522] ,[8.87538, 7.80595], 'k')
  plot([3.16469,3.88575] ,[8.87538, 7.82058], 'k')
  plot([3.16469,2.31794] ,[8.87538, 9.95291], 'k')
  plot([3.16469,2.04344] ,[8.87538, 7.76391], 'k')
  plot([3.16469,1.43232] ,[8.87538, 9.52832], 'k')
  plot([3.16469,1.85951] ,[8.87538, 7.51216], 'k')
  plot([3.16469,2.03028] ,[8.87538, 7.2905], 'k')
  plot([8.6923,7.85927] ,[0.565302, 1.68071], 'k')
  plot([8.6923,6.60161] ,[0.565302, 1.22469], 'k')
  plot([8.6923,6.49818] ,[0.565302, 0.678201], 'k')
  plot([8.6923,5.93158] ,[0.565302, 0.778904], 'k')
  plot([8.6923,5.57595] ,[0.565302, 1.14528], 'k')
  plot([8.6923,5.33796] ,[0.565302, 0.920642], 'k')
  plot([8.6923,4.91903] ,[0.565302, 0.740542], 'k')
  plot([8.6923,8.92486] ,[0.565302, 4.49156], 'k')
  plot([5.54815,5.18253] ,[3.10891, 2.48649], 'k')
  plot([5.54815,4.4166] ,[3.10891, 3.46002], 'k')
  plot([5.54815,5.57595] ,[3.10891, 1.14528], 'k')
  plot([5.54815,6.60161] ,[3.10891, 1.22469], 'k')
  plot([5.54815,5.33796] ,[3.10891, 0.920642], 'k')
  plot([5.54815,5.93158] ,[3.10891, 0.778904], 'k')
  plot([4.02532,3.88575] ,[7.86609, 7.82058], 'k')
  plot([4.02532,3.76522] ,[7.86609, 7.80595], 'k')
  plot([4.02532,3.72648] ,[7.86609, 7.91166], 'k')
  plot([4.02532,3.16469] ,[7.86609, 8.87538], 'k')
  plot([4.02532,5.27171] ,[7.86609, 8.43253], 'k')
  plot([4.02532,5.5363] ,[7.86609, 8.08969], 'k')
  plot([4.02532,2.69986] ,[7.86609, 6.94454], 'k')
  plot([4.02532,2.72424] ,[7.86609, 8.91406], 'k')
  plot([4.02532,5.65665] ,[7.86609, 7.40501], 'k')
  plot([4.02532,2.9037] ,[7.86609, 9.3176], 'k')
  plot([3.06181,1.82906] ,[5.57503, 4.91413], 'k')
  plot([3.06181,2.69986] ,[5.57503, 6.94454], 'k')
  plot([3.06181,2.33555] ,[5.57503, 4.3169], 'k')
  plot([3.06181,1.54971] ,[5.57503, 5.25361], 'k')
  plot([3.06181,3.92745] ,[5.57503, 4.19506], 'k')
  plot([3.06181,1.3686] ,[5.57503, 4.76768], 'k')
  plot([3.06181,2.03028] ,[5.57503, 7.2905], 'k')
  plot([3.06181,1.85951] ,[5.57503, 7.51216], 'k')
  plot([3.06181,3.76522] ,[5.57503, 7.80595], 'k')
  plot([3.1197,3.06181] ,[5.10526, 5.57503], 'k')
  plot([3.1197,2.33555] ,[5.10526, 4.3169], 'k')
  plot([3.1197,3.92745] ,[5.10526, 4.19506], 'k')
  plot([3.1197,1.82906] ,[5.10526, 4.91413], 'k')
  plot([3.1197,1.54971] ,[5.10526, 5.25361], 'k')
  plot([3.1197,1.3686] ,[5.10526, 4.76768], 'k')
  plot([3.1197,2.69986] ,[5.10526, 6.94454], 'k')
  plot([3.1197,1.94713] ,[5.10526, 3.48212], 'k')
  plot([3.1197,3.62641] ,[5.10526, 3.1661], 'k')
  plot([3.33894,3.1197] ,[4.4883, 5.10526], 'k')
  plot([3.33894,3.92745] ,[4.4883, 4.19506], 'k')
  plot([3.33894,2.33555] ,[4.4883, 4.3169], 'k')
  plot([3.33894,3.06181] ,[4.4883, 5.57503], 'k')
  plot([3.33894,3.62641] ,[4.4883, 3.1661], 'k')
  plot([3.33894,4.4166] ,[4.4883, 3.46002], 'k')
  plot([3.33894,1.82906] ,[4.4883, 4.91413], 'k')
  plot([3.33894,1.94713] ,[4.4883, 3.48212], 'k')
  plot([3.33894,1.54971] ,[4.4883, 5.25361], 'k')
  plot([9.87294,8.6923] ,[0.0169151, 0.565302], 'k')
  plot([9.87294,7.85927] ,[0.0169151, 1.68071], 'k')
  plot([9.87294,6.49818] ,[0.0169151, 0.678201], 'k')
  plot([9.87294,6.60161] ,[0.0169151, 1.22469], 'k')
  plot([9.87294,5.93158] ,[0.0169151, 0.778904], 'k')
  plot([9.87294,7.8503] ,[0.0169151, 3.82517], 'k')
  plot([9.87294,5.57595] ,[0.0169151, 1.14528], 'k')
  plot([9.87294,8.92486] ,[0.0169151, 4.49156], 'k')
  plot([9.87294,5.33796] ,[0.0169151, 0.920642], 'k')
  plot([9.87294,4.91903] ,[0.0169151, 0.740542], 'k')
  plot([8.91644,8.98349] ,[5.80452, 5.63208], 'k')
  plot([8.91644,8.58686] ,[5.80452, 5.65654], 'k')
  plot([8.91644,8.43965] ,[5.80452, 5.18687], 'k')
  plot([8.91644,8.21042] ,[5.80452, 5.19388], 'k')
  plot([8.91644,8.55904] ,[5.80452, 6.82105], 'k')
  plot([8.91644,8.92486] ,[5.80452, 4.49156], 'k')
  plot([8.91644,7.40061] ,[5.80452, 6.67276], 'k')
  plot([8.91644,8.48112] ,[5.80452, 7.8764], 'k')
  plot([8.91644,7.8503] ,[5.80452, 3.82517], 'k')
  plot([8.91644,9.60208] ,[5.80452, 8.06379], 'k')
  plot([0.795819,1.3686] ,[4.2544, 4.76768], 'k')
  plot([0.795819,1.82906] ,[4.2544, 4.91413], 'k')
  plot([0.795819,0.643011] ,[4.2544, 5.49661], 'k')
  plot([0.795819,1.54971] ,[4.2544, 5.25361], 'k')
  plot([0.795819,2.33555] ,[4.2544, 4.3169], 'k')
  plot([0.795819,3.1197] ,[4.2544, 5.10526], 'k')
  plot([0.795819,3.33894] ,[4.2544, 4.4883], 'k')
  plot([0.795819,3.06181] ,[4.2544, 5.57503], 'k')
  plot([0.795819,0.223365] ,[4.2544, 6.81784], 'k')
  plot([6.72516,6.2142] ,[6.25324, 6.11499], 'k')
  plot([6.72516,6.55272] ,[6.25324, 5.63255], 'k')
  plot([6.72516,6.09423] ,[6.25324, 5.88882], 'k')
  plot([6.72516,7.40061] ,[6.25324, 6.67276], 'k')
  plot([6.72516,6.05941] ,[6.25324, 5.64518], 'k')
  plot([6.72516,5.65665] ,[6.25324, 7.40501], 'k')
  plot([6.72516,8.21042] ,[6.25324, 5.19388], 'k')
  plot([6.72516,6.67797] ,[6.25324, 4.42814], 'k')
  plot([6.72516,8.55904] ,[6.25324, 6.82105], 'k')
  plot([6.72516,8.58686] ,[6.25324, 5.65654], 'k')
  plot([8.57586,7.8503] ,[3.27788, 3.82517], 'k')
  plot([8.57586,8.92486] ,[3.27788, 4.49156], 'k')
  plot([8.57586,8.43965] ,[3.27788, 5.18687], 'k')
  plot([8.57586,8.21042] ,[3.27788, 5.19388], 'k')
  plot([8.57586,8.58686] ,[3.27788, 5.65654], 'k')
  plot([8.57586,8.98349] ,[3.27788, 5.63208], 'k')
  plot([8.57586,8.91644] ,[3.27788, 5.80452], 'k')
  plot([8.57586,8.6923] ,[3.27788, 0.565302], 'k')
  plot([1.88579,2.11916] ,[0.695021, 1.03822], 'k')
  plot([1.88579,2.48701] ,[0.695021, 0.905761], 'k')
  plot([1.88579,2.55535] ,[0.695021, 0.884999], 'k')
  plot([1.88579,0.690497] ,[0.695021, 0.761341], 'k')
  plot([1.88579,3.05953] ,[0.695021, 1.16389], 'k')
  plot([1.88579,3.17932] ,[0.695021, 0.633704], 'k')
  plot([1.88579,0.274851] ,[0.695021, 1.20659], 'k')
  plot([4.3161,4.02532] ,[8.38396, 7.86609], 'k')
  plot([4.3161,3.88575] ,[8.38396, 7.82058], 'k')
  plot([4.3161,3.72648] ,[8.38396, 7.91166], 'k')
  plot([4.3161,3.76522] ,[8.38396, 7.80595], 'k')
  plot([4.3161,5.27171] ,[8.38396, 8.43253], 'k')
  plot([4.3161,3.16469] ,[8.38396, 8.87538], 'k')
  plot([4.3161,5.5363] ,[8.38396, 8.08969], 'k')
  plot([4.3161,5.65665] ,[8.38396, 7.40501], 'k')
  plot([4.3161,2.72424] ,[8.38396, 8.91406], 'k')
  plot([4.3161,2.9037] ,[8.38396, 9.3176], 'k')
  plot([0.0646739,0.795819] ,[4.53791, 4.2544], 'k')
  plot([0.0646739,0.643011] ,[4.53791, 5.49661], 'k')
  plot([0.0646739,1.3686] ,[4.53791, 4.76768], 'k')
  plot([0.0646739,1.54971] ,[4.53791, 5.25361], 'k')
  plot([0.0646739,1.82906] ,[4.53791, 4.91413], 'k')
  plot([0.0646739,2.33555] ,[4.53791, 4.3169], 'k')
  plot([0.0646739,0.223365] ,[4.53791, 6.81784], 'k')
  plot([0.0646739,1.01611] ,[4.53791, 7.01159], 'k')
  plot([0.0646739,3.1197] ,[4.53791, 5.10526], 'k')
  plot([1.05075,0.726397] ,[8.75698, 8.77503], 'k')
  plot([1.05075,1.21897] ,[8.75698, 8.37739], 'k')
  plot([1.05075,0.577584] ,[8.75698, 8.07366], 'k')
  plot([1.05075,1.43232] ,[8.75698, 9.52832], 'k')
  plot([1.05075,0.158602] ,[8.75698, 8.52694], 'k')
  plot([1.05075,0.175131] ,[8.75698, 7.7977], 'k')
  plot([1.05075,2.04344] ,[8.75698, 7.76391], 'k')
  plot([1.05075,1.85951] ,[8.75698, 7.51216], 'k')
  plot([1.05075,2.72424] ,[8.75698, 8.91406], 'k')
  plot([1.05075,2.31794] ,[8.75698, 9.95291], 'k')
  plot([5.10321,5.65665] ,[6.5989, 7.40501], 'k')
  plot([5.10321,6.2142] ,[6.5989, 6.11499], 'k')
  plot([5.10321,6.09423] ,[6.5989, 5.88882], 'k')
  plot([5.10321,5.5363] ,[6.5989, 8.08969], 'k')
  plot([5.10321,6.72516] ,[6.5989, 6.25324], 'k')
  plot([5.10321,4.02532] ,[6.5989, 7.86609], 'k')
  plot([5.10321,3.88575] ,[6.5989, 7.82058], 'k')
  plot([5.10321,6.55272] ,[6.5989, 5.63255], 'k')
  plot([5.10321,3.76522] ,[6.5989, 7.80595], 'k')
  plot([1.86588,1.43232] ,[9.12854, 9.52832], 'k')
  plot([1.86588,2.72424] ,[9.12854, 8.91406], 'k')
  plot([1.86588,1.05075] ,[9.12854, 8.75698], 'k')
  plot([1.86588,2.31794] ,[9.12854, 9.95291], 'k')
  plot([1.86588,1.21897] ,[9.12854, 8.37739], 'k')
  plot([1.86588,2.9037] ,[9.12854, 9.3176], 'k')
  plot([1.86588,0.726397] ,[9.12854, 8.77503], 'k')
  plot([1.86588,3.16469] ,[9.12854, 8.87538], 'k')
  plot([1.86588,2.04344] ,[9.12854, 7.76391], 'k')
  plot([1.86588,1.85951] ,[9.12854, 7.51216], 'k')
  plot([4.70357,4.02532] ,[7.58468, 7.86609], 'k')
  plot([4.70357,3.88575] ,[7.58468, 7.82058], 'k')
  plot([4.70357,4.3161] ,[7.58468, 8.38396], 'k')
  plot([4.70357,3.76522] ,[7.58468, 7.80595], 'k')
  plot([4.70357,5.65665] ,[7.58468, 7.40501], 'k')
  plot([4.70357,5.5363] ,[7.58468, 8.08969], 'k')
  plot([4.70357,5.27171] ,[7.58468, 8.43253], 'k')
  plot([4.70357,3.72648] ,[7.58468, 7.91166], 'k')
  plot([4.70357,5.10321] ,[7.58468, 6.5989], 'k')
  plot([4.70357,3.16469] ,[7.58468, 8.87538], 'k')
  plot([0.0329529,0.175131] ,[8.04251, 7.7977], 'k')
  plot([0.0329529,0.158602] ,[8.04251, 8.52694], 'k')
  plot([0.0329529,0.577584] ,[8.04251, 8.07366], 'k')
  plot([0.0329529,0.726397] ,[8.04251, 8.77503], 'k')
  plot([0.0329529,1.21897] ,[8.04251, 8.37739], 'k')
  plot([0.0329529,0.223365] ,[8.04251, 6.81784], 'k')
  plot([0.0329529,1.05075] ,[8.04251, 8.75698], 'k')
  plot([0.0329529,1.01611] ,[8.04251, 7.01159], 'k')
  plot([0.0329529,1.85951] ,[8.04251, 7.51216], 'k')
  plot([0.0329529,2.04344] ,[8.04251, 7.76391], 'k')
  plot([2.07298,2.31794] ,[9.90589, 9.95291], 'k')
  plot([2.07298,1.43232] ,[9.90589, 9.52832], 'k')
  plot([2.07298,1.86588] ,[9.90589, 9.12854], 'k')
  plot([2.07298,2.9037] ,[9.90589, 9.3176], 'k')
  plot([2.07298,2.72424] ,[9.90589, 8.91406], 'k')
  plot([2.07298,3.16469] ,[9.90589, 8.87538], 'k')
  plot([2.07298,1.05075] ,[9.90589, 8.75698], 'k')
  plot([2.07298,1.21897] ,[9.90589, 8.37739], 'k')
  plot([2.07298,0.726397] ,[9.90589, 8.77503], 'k')
  plot([2.07298,2.04344] ,[9.90589, 7.76391], 'k')
  plot([8.05943,7.85927] ,[0.989421, 1.68071], 'k')
  plot([8.05943,8.6923] ,[0.989421, 0.565302], 'k')
  plot([8.05943,6.60161] ,[0.989421, 1.22469], 'k')
  plot([8.05943,6.49818] ,[0.989421, 0.678201], 'k')
  plot([8.05943,9.87294] ,[0.989421, 0.0169151], 'k')
  plot([8.05943,5.93158] ,[0.989421, 0.778904], 'k')
  plot([8.05943,8.57586] ,[0.989421, 3.27788], 'k')
  plot([8.05943,5.57595] ,[0.989421, 1.14528], 'k')
  plot([8.05943,5.33796] ,[0.989421, 0.920642], 'k')
  plot([5.71041,5.27171] ,[8.85524, 8.43253], 'k')
  plot([5.71041,5.5363] ,[8.85524, 8.08969], 'k')
  plot([5.71041,4.3161] ,[8.85524, 8.38396], 'k')
  plot([5.71041,4.70357] ,[8.85524, 7.58468], 'k')
  plot([5.71041,4.02532] ,[8.85524, 7.86609], 'k')
  plot([5.71041,3.88575] ,[8.85524, 7.82058], 'k')
  plot([5.71041,3.72648] ,[8.85524, 7.91166], 'k')
  plot([5.71041,3.76522] ,[8.85524, 7.80595], 'k')
  plot([5.71041,5.10321] ,[8.85524, 6.5989], 'k')
  plot([5.24382,5.18253] ,[2.43557, 2.48649], 'k')
  plot([5.24382,5.54815] ,[2.43557, 3.10891], 'k')
  plot([5.24382,5.57595] ,[2.43557, 1.14528], 'k')
  plot([5.24382,5.33796] ,[2.43557, 0.920642], 'k')
  plot([5.24382,5.93158] ,[2.43557, 0.778904], 'k')
  plot([5.24382,6.60161] ,[2.43557, 1.22469], 'k')
  plot([5.10848,4.4166] ,[3.81968, 3.46002], 'k')
  plot([5.10848,5.54815] ,[3.81968, 3.10891], 'k')
  plot([5.10848,5.18253] ,[3.81968, 2.48649], 'k')
  plot([5.10848,5.24382] ,[3.81968, 2.43557], 'k')
  plot([5.10848,3.62641] ,[3.81968, 3.1661], 'k')
  plot([5.10848,6.67797] ,[3.81968, 4.42814], 'k')
  plot([5.71344,5.65665] ,[6.99427, 7.40501], 'k')
  plot([5.71344,5.10321] ,[6.99427, 6.5989], 'k')
  plot([5.71344,6.2142] ,[6.99427, 6.11499], 'k')
  plot([5.71344,5.5363] ,[6.99427, 8.08969], 'k')
  plot([5.71344,6.09423] ,[6.99427, 5.88882], 'k')
  plot([5.71344,4.70357] ,[6.99427, 7.58468], 'k')
  plot([5.71344,6.72516] ,[6.99427, 6.25324], 'k')
  plot([5.71344,6.05941] ,[6.99427, 5.64518], 'k')
  plot([5.71344,5.27171] ,[6.99427, 8.43253], 'k')
  plot([5.71344,6.55272] ,[6.99427, 5.63255], 'k')
  plot([4.51471,4.91903] ,[0.0295415, 0.740542], 'k')
  plot([4.51471,4.4855] ,[0.0295415, 0.865627], 'k')
  plot([4.51471,5.33796] ,[0.0295415, 0.920642], 'k')
  plot([4.51471,3.17932] ,[0.0295415, 0.633704], 'k')
  plot([4.51471,5.57595] ,[0.0295415, 1.14528], 'k')
  plot([4.51471,5.93158] ,[0.0295415, 0.778904], 'k')
  plot([4.51471,6.49818] ,[0.0295415, 0.678201], 'k')
  plot([4.51471,2.55535] ,[0.0295415, 0.884999], 'k')
  plot([2.20491,1.82906] ,[5.44291, 4.91413], 'k')
  plot([2.20491,1.54971] ,[5.44291, 5.25361], 'k')
  plot([2.20491,3.06181] ,[5.44291, 5.57503], 'k')
  plot([2.20491,3.1197] ,[5.44291, 5.10526], 'k')
  plot([2.20491,1.3686] ,[5.44291, 4.76768], 'k')
  plot([2.20491,2.33555] ,[5.44291, 4.3169], 'k')
  plot([2.20491,3.33894] ,[5.44291, 4.4883], 'k')
  plot([2.20491,0.643011] ,[5.44291, 5.49661], 'k')
  plot([2.20491,2.69986] ,[5.44291, 6.94454], 'k')
  plot([2.20491,0.795819] ,[5.44291, 4.2544], 'k')
  plot([9.85456,8.98349] ,[6.06577, 5.63208], 'k')
  plot([9.85456,8.91644] ,[6.06577, 5.80452], 'k')
  plot([9.85456,8.58686] ,[6.06577, 5.65654], 'k')
  plot([9.85456,8.55904] ,[6.06577, 6.82105], 'k')
  plot([9.85456,8.43965] ,[6.06577, 5.18687], 'k')
  plot([9.85456,8.92486] ,[6.06577, 4.49156], 'k')
  plot([9.85456,8.21042] ,[6.06577, 5.19388], 'k')
  plot([9.85456,9.60208] ,[6.06577, 8.06379], 'k')
  plot([9.85456,9.98853] ,[6.06577, 8.1313], 'k')
  plot([9.85456,8.48112] ,[6.06577, 7.8764], 'k')
  plot([0.993465,1.43232] ,[9.36116, 9.52832], 'k')
  plot([0.993465,1.05075] ,[9.36116, 8.75698], 'k')
  plot([0.993465,0.726397] ,[9.36116, 8.77503], 'k')
  plot([0.993465,1.86588] ,[9.36116, 9.12854], 'k')
  plot([0.993465,1.21897] ,[9.36116, 8.37739], 'k')
  plot([0.993465,0.158602] ,[9.36116, 8.52694], 'k')
  plot([0.993465,2.07298] ,[9.36116, 9.90589], 'k')
  plot([0.993465,0.577584] ,[9.36116, 8.07366], 'k')
  plot([0.993465,2.31794] ,[9.36116, 9.95291], 'k')
  plot([0.993465,0.0329529] ,[9.36116, 8.04251], 'k')
  plot([1.90422,2.11916] ,[1.02642, 1.03822], 'k')
  plot([1.90422,1.88579] ,[1.02642, 0.695021], 'k')
  plot([1.90422,2.48701] ,[1.02642, 0.905761], 'k')
  plot([1.90422,2.55535] ,[1.02642, 0.884999], 'k')
  plot([1.90422,3.05953] ,[1.02642, 1.16389], 'k')
  plot([1.90422,0.690497] ,[1.02642, 0.761341], 'k')
  plot([1.90422,3.17932] ,[1.02642, 0.633704], 'k')
  plot([1.90422,0.274851] ,[1.02642, 1.20659], 'k')
  plot([0.932312,0.643011] ,[5.46309, 5.49661], 'k')
  plot([0.932312,1.54971] ,[5.46309, 5.25361], 'k')
  plot([0.932312,1.3686] ,[5.46309, 4.76768], 'k')
  plot([0.932312,1.82906] ,[5.46309, 4.91413], 'k')
  plot([0.932312,0.795819] ,[5.46309, 4.2544], 'k')
  plot([0.932312,0.0646739] ,[5.46309, 4.53791], 'k')
  plot([0.932312,2.20491] ,[5.46309, 5.44291], 'k')
  plot([0.932312,0.223365] ,[5.46309, 6.81784], 'k')
  plot([0.932312,1.01611] ,[5.46309, 7.01159], 'k')
  plot([0.932312,2.33555] ,[5.46309, 4.3169], 'k')
  plot([4.96663,5.10321] ,[6.64272, 6.5989], 'k')
  plot([4.96663,5.71344] ,[6.64272, 6.99427], 'k')
  plot([4.96663,4.70357] ,[6.64272, 7.58468], 'k')
  plot([4.96663,5.65665] ,[6.64272, 7.40501], 'k')
  plot([4.96663,6.2142] ,[6.64272, 6.11499], 'k')
  plot([4.96663,6.09423] ,[6.64272, 5.88882], 'k')
  plot([4.96663,4.02532] ,[6.64272, 7.86609], 'k')
  plot([4.96663,5.5363] ,[6.64272, 8.08969], 'k')
  plot([4.96663,3.88575] ,[6.64272, 7.82058], 'k')
  plot([4.31834,4.51471] ,[0.210448, 0.0295415], 'k')
  plot([4.31834,4.4855] ,[0.210448, 0.865627], 'k')
  plot([4.31834,4.91903] ,[0.210448, 0.740542], 'k')
  plot([4.31834,3.17932] ,[0.210448, 0.633704], 'k')
  plot([4.31834,5.33796] ,[0.210448, 0.920642], 'k')
  plot([4.31834,5.57595] ,[0.210448, 1.14528], 'k')
  plot([4.31834,5.93158] ,[0.210448, 0.778904], 'k')
  plot([4.31834,2.55535] ,[0.210448, 0.884999], 'k')
  plot([9.07829,8.81421] ,[9.42682, 8.85343], 'k')
  plot([9.07829,9.60208] ,[9.42682, 8.06379], 'k')
  plot([9.07829,9.98853] ,[9.42682, 8.1313], 'k')
  plot([9.07829,8.48112] ,[9.42682, 7.8764], 'k')
  plot([9.07829,8.55904] ,[9.42682, 6.82105], 'k')
  plot([9.07829,9.85456] ,[9.42682, 6.06577], 'k')
  plot([9.07829,8.91644] ,[9.42682, 5.80452], 'k')
end
plot([0.5, 0.690497], [0.5, 0.761341], 'r', 'LineWidth', 2)
plot([0.690497, 3.17932], [0.761341, 0.633704], 'r', 'LineWidth', 2)
plot([3.17932, 5.33796], [0.633704, 0.920642], 'r', 'LineWidth', 2)
plot([5.33796, 5.24382], [0.920642, 2.43557], 'r', 'LineWidth', 2)
plot([5.24382, 5.10848], [2.43557, 3.81968], 'r', 'LineWidth', 2)
plot([5.10848, 6.67797], [3.81968, 4.42814], 'r', 'LineWidth', 2)
plot([6.67797, 8.21042], [4.42814, 5.19388], 'r', 'LineWidth', 2)
plot([8.21042, 8.81421], [5.19388, 8.85343], 'r', 'LineWidth', 2)
plot([8.81421, 9], [8.85343, 9], 'r', 'LineWidth', 2)
text(0.5, 0.5,'S','FontSize',12)
text(9, 9,'G','FontSize',12)
hold off
title('Number of nodes is 100 and K (number of edge attempts) is 10')
axis equal